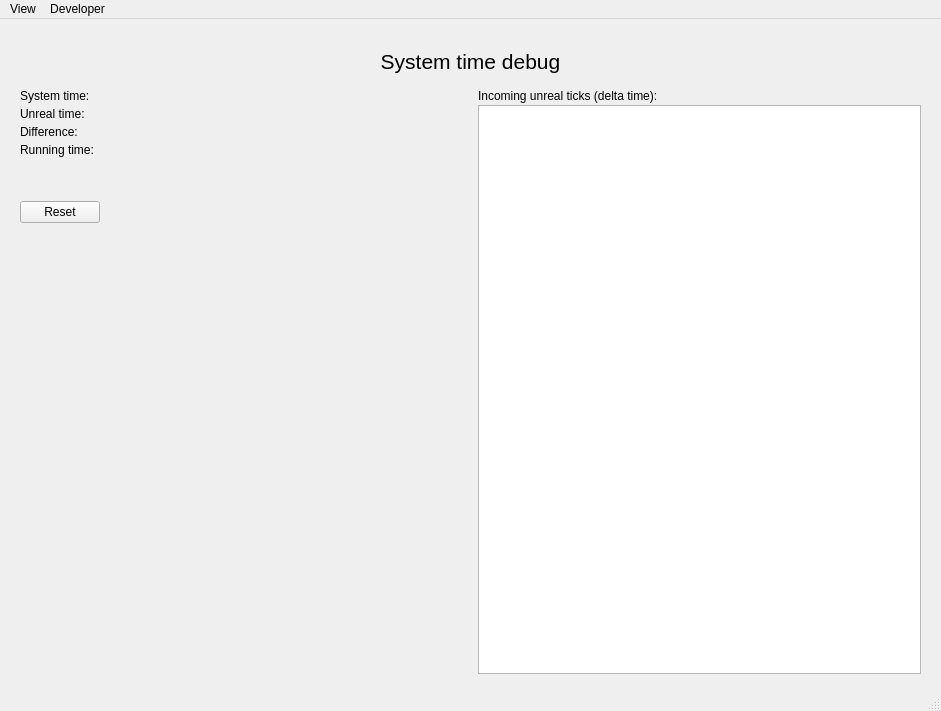
<?xml version="1.0" encoding="UTF-8"?>
<ui version="4.0">
 <class>MainWindow</class>
 <widget class="QMainWindow" name="MainWindow">
  <property name="geometry">
   <rect>
    <x>0</x>
    <y>0</y>
    <width>941</width>
    <height>711</height>
   </rect>
  </property>
  <property name="windowTitle">
   <string>PROXi Animation Clip Generator</string>
  </property>
  <widget class="QWidget" name="centralwidget">
   <layout class="QVBoxLayout" name="verticalLayout" stretch="10">
    <property name="spacing">
     <number>3</number>
    </property>
    <property name="leftMargin">
     <number>20</number>
    </property>
    <property name="topMargin">
     <number>10</number>
    </property>
    <property name="rightMargin">
     <number>20</number>
    </property>
    <property name="bottomMargin">
     <number>15</number>
    </property>
    <item>
     <widget class="QWidget" name="main" native="true">
      <property name="sizePolicy">
       <sizepolicy hsizetype="Preferred" vsizetype="Expanding">
        <horstretch>0</horstretch>
        <verstretch>0</verstretch>
       </sizepolicy>
      </property>
      <layout class="QVBoxLayout" name="verticalLayout_2" stretch="0,0">
       <property name="spacing">
        <number>15</number>
       </property>
       <property name="leftMargin">
        <number>0</number>
       </property>
       <property name="topMargin">
        <number>20</number>
       </property>
       <property name="rightMargin">
        <number>0</number>
       </property>
       <property name="bottomMargin">
        <number>0</number>
       </property>
       <item>
        <widget class="QLabel" name="label_10">
         <property name="minimumSize">
          <size>
           <width>200</width>
           <height>0</height>
          </size>
         </property>
         <property name="text">
          <string>&lt;html&gt;&lt;head/&gt;&lt;body&gt;&lt;p&gt;&lt;span style=&quot; font-size:16pt;&quot;&gt;System time debug&lt;/span&gt;&lt;/p&gt;&lt;/body&gt;&lt;/html&gt;</string>
         </property>
         <property name="alignment">
          <set>Qt::AlignCenter</set>
         </property>
        </widget>
       </item>
       <item>
        <layout class="QHBoxLayout" name="horizontalLayout_6" stretch="5,5">
         <item>
          <layout class="QVBoxLayout" name="verticalLayout_3">
           <property name="spacing">
            <number>4</number>
           </property>
           <property name="topMargin">
            <number>0</number>
           </property>
           <property name="bottomMargin">
            <number>0</number>
           </property>
           <item>
            <layout class="QHBoxLayout" name="horizontalLayout_2" stretch="0,0">
             <item>
              <widget class="QLabel" name="label">
               <property name="sizePolicy">
                <sizepolicy hsizetype="Fixed" vsizetype="Preferred">
                 <horstretch>0</horstretch>
                 <verstretch>0</verstretch>
                </sizepolicy>
               </property>
               <property name="minimumSize">
                <size>
                 <width>100</width>
                 <height>0</height>
                </size>
               </property>
               <property name="text">
                <string>System time:</string>
               </property>
              </widget>
             </item>
             <item>
              <widget class="QLabel" name="system_time">
               <property name="text">
                <string/>
               </property>
              </widget>
             </item>
            </layout>
           </item>
           <item>
            <layout class="QHBoxLayout" name="horizontalLayout_3">
             <item>
              <widget class="QLabel" name="label_2">
               <property name="sizePolicy">
                <sizepolicy hsizetype="Fixed" vsizetype="Preferred">
                 <horstretch>0</horstretch>
                 <verstretch>0</verstretch>
                </sizepolicy>
               </property>
               <property name="minimumSize">
                <size>
                 <width>100</width>
                 <height>0</height>
                </size>
               </property>
               <property name="text">
                <string>Unreal time:</string>
               </property>
              </widget>
             </item>
             <item>
              <widget class="QLabel" name="unreal_time">
               <property name="text">
                <string/>
               </property>
              </widget>
             </item>
            </layout>
           </item>
           <item>
            <layout class="QHBoxLayout" name="horizontalLayout_4">
             <item>
              <widget class="QLabel" name="label_3">
               <property name="sizePolicy">
                <sizepolicy hsizetype="Fixed" vsizetype="Preferred">
                 <horstretch>0</horstretch>
                 <verstretch>0</verstretch>
                </sizepolicy>
               </property>
               <property name="minimumSize">
                <size>
                 <width>100</width>
                 <height>0</height>
                </size>
               </property>
               <property name="text">
                <string>Difference:</string>
               </property>
              </widget>
             </item>
             <item>
              <widget class="QLabel" name="difference">
               <property name="text">
                <string/>
               </property>
              </widget>
             </item>
            </layout>
           </item>
           <item>
            <layout class="QHBoxLayout" name="horizontalLayout_5">
             <item>
              <widget class="QLabel" name="label_4">
               <property name="sizePolicy">
                <sizepolicy hsizetype="Fixed" vsizetype="Preferred">
                 <horstretch>0</horstretch>
                 <verstretch>0</verstretch>
                </sizepolicy>
               </property>
               <property name="minimumSize">
                <size>
                 <width>100</width>
                 <height>0</height>
                </size>
               </property>
               <property name="text">
                <string>Running time:</string>
               </property>
              </widget>
             </item>
             <item>
              <widget class="QLabel" name="running_time">
               <property name="text">
                <string/>
               </property>
              </widget>
             </item>
            </layout>
           </item>
           <item>
            <spacer name="verticalSpacer_2">
             <property name="orientation">
              <enum>Qt::Vertical</enum>
             </property>
             <property name="sizeType">
              <enum>QSizePolicy::Fixed</enum>
             </property>
             <property name="sizeHint" stdset="0">
              <size>
               <width>0</width>
               <height>40</height>
              </size>
             </property>
            </spacer>
           </item>
           <item>
            <layout class="QHBoxLayout" name="horizontalLayout">
             <item>
              <widget class="QPushButton" name="reset">
               <property name="text">
                <string>Reset</string>
               </property>
              </widget>
             </item>
             <item>
              <spacer name="horizontalSpacer_2">
               <property name="orientation">
                <enum>Qt::Horizontal</enum>
               </property>
               <property name="sizeHint" stdset="0">
                <size>
                 <width>40</width>
                 <height>20</height>
                </size>
               </property>
              </spacer>
             </item>
            </layout>
           </item>
           <item>
            <spacer name="verticalSpacer">
             <property name="orientation">
              <enum>Qt::Vertical</enum>
             </property>
             <property name="sizeHint" stdset="0">
              <size>
               <width>20</width>
               <height>40</height>
              </size>
             </property>
            </spacer>
           </item>
          </layout>
         </item>
         <item>
          <layout class="QVBoxLayout" name="verticalLayout_4">
           <property name="spacing">
            <number>2</number>
           </property>
           <item>
            <widget class="QLabel" name="label_9">
             <property name="text">
              <string>Incoming unreal ticks (delta time):</string>
             </property>
            </widget>
           </item>
           <item>
            <widget class="QPlainTextEdit" name="ticks">
             <property name="sizePolicy">
              <sizepolicy hsizetype="Expanding" vsizetype="Expanding">
               <horstretch>0</horstretch>
               <verstretch>0</verstretch>
              </sizepolicy>
             </property>
             <property name="verticalScrollBarPolicy">
              <enum>Qt::ScrollBarAlwaysOff</enum>
             </property>
             <property name="horizontalScrollBarPolicy">
              <enum>Qt::ScrollBarAlwaysOff</enum>
             </property>
            </widget>
           </item>
          </layout>
         </item>
        </layout>
       </item>
      </layout>
     </widget>
    </item>
   </layout>
  </widget>
  <widget class="QMenuBar" name="menubar">
   <property name="geometry">
    <rect>
     <x>0</x>
     <y>0</y>
     <width>941</width>
     <height>22</height>
    </rect>
   </property>
   <widget class="QMenu" name="menu_view">
    <property name="title">
     <string>View</string>
    </property>
    <addaction name="menu_view_reset"/>
   </widget>
   <widget class="QMenu" name="menu_developer">
    <property name="title">
     <string>Developer</string>
    </property>
    <addaction name="menu_developer_reload_stylesheet"/>
   </widget>
   <addaction name="menu_view"/>
   <addaction name="menu_developer"/>
  </widget>
  <widget class="QStatusBar" name="statusbar"/>
  <action name="menuActionBatch">
   <property name="enabled">
    <bool>false</bool>
   </property>
   <property name="text">
    <string>Batch: Link and sync with ShotGrid</string>
   </property>
   <property name="statusTip">
    <string>Batch tool for linking cameras to ShotGrid shots and syncing all data</string>
   </property>
  </action>
  <action name="menuActionRefresh">
   <property name="text">
    <string>Refresh server data</string>
   </property>
  </action>
  <action name="menu_view_reset">
   <property name="text">
    <string>Reset window</string>
   </property>
  </action>
  <action name="menuActionSelectProject">
   <property name="text">
    <string>Select ShotGrid project</string>
   </property>
  </action>
  <action name="menuViewReloadStylesheet">
   <property name="enabled">
    <bool>false</bool>
   </property>
   <property name="text">
    <string>Reload stylesheet</string>
   </property>
  </action>
  <action name="menu_developer_reload_stylesheet">
   <property name="text">
    <string>Reload stylesheet</string>
   </property>
  </action>
  <action name="menu_actions_select_project">
   <property name="text">
    <string>Select ShotGrid project</string>
   </property>
  </action>
  <action name="menu_actions_refresh">
   <property name="text">
    <string>Refresh server data</string>
   </property>
  </action>
 </widget>
 <resources/>
 <connections/>
</ui>
